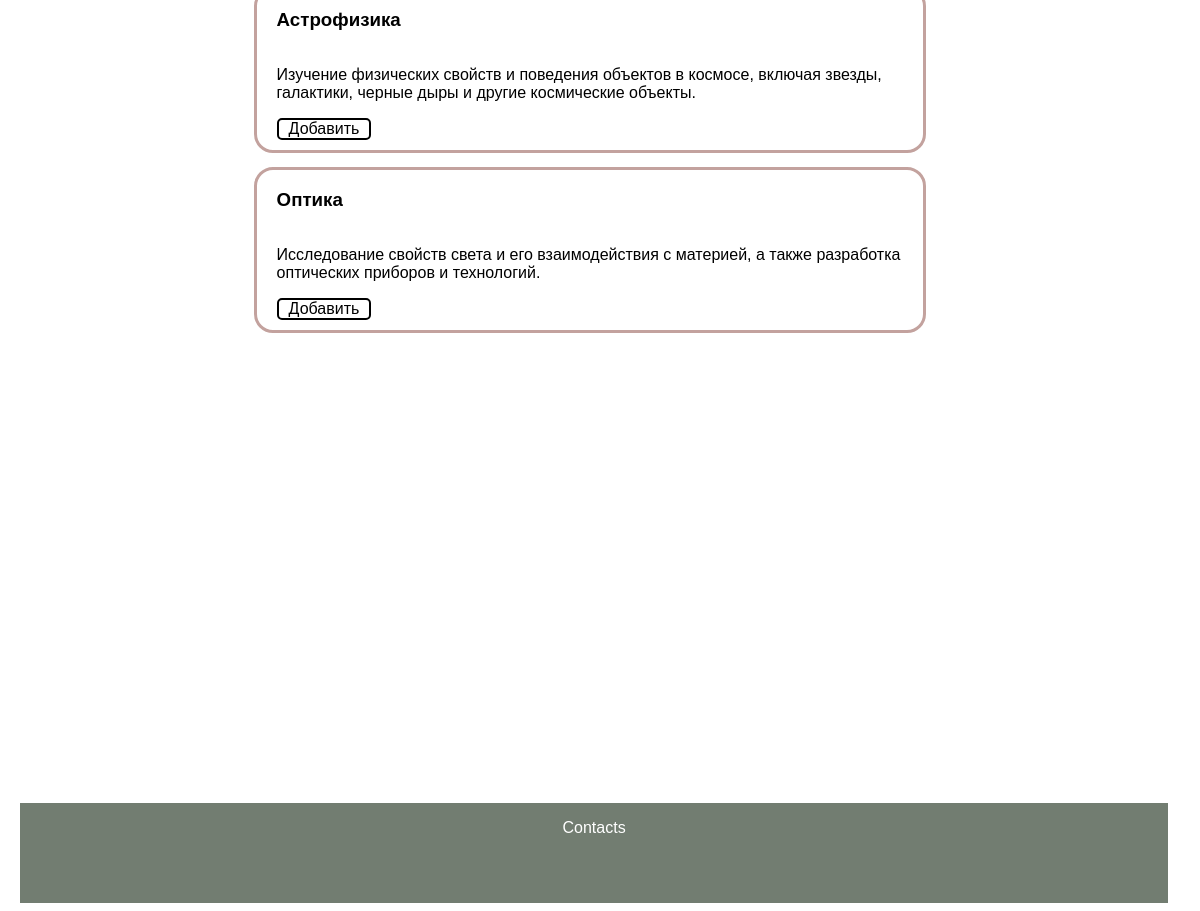
The page /home/all-courses (signed in, lower part) on the database as committed earlier.
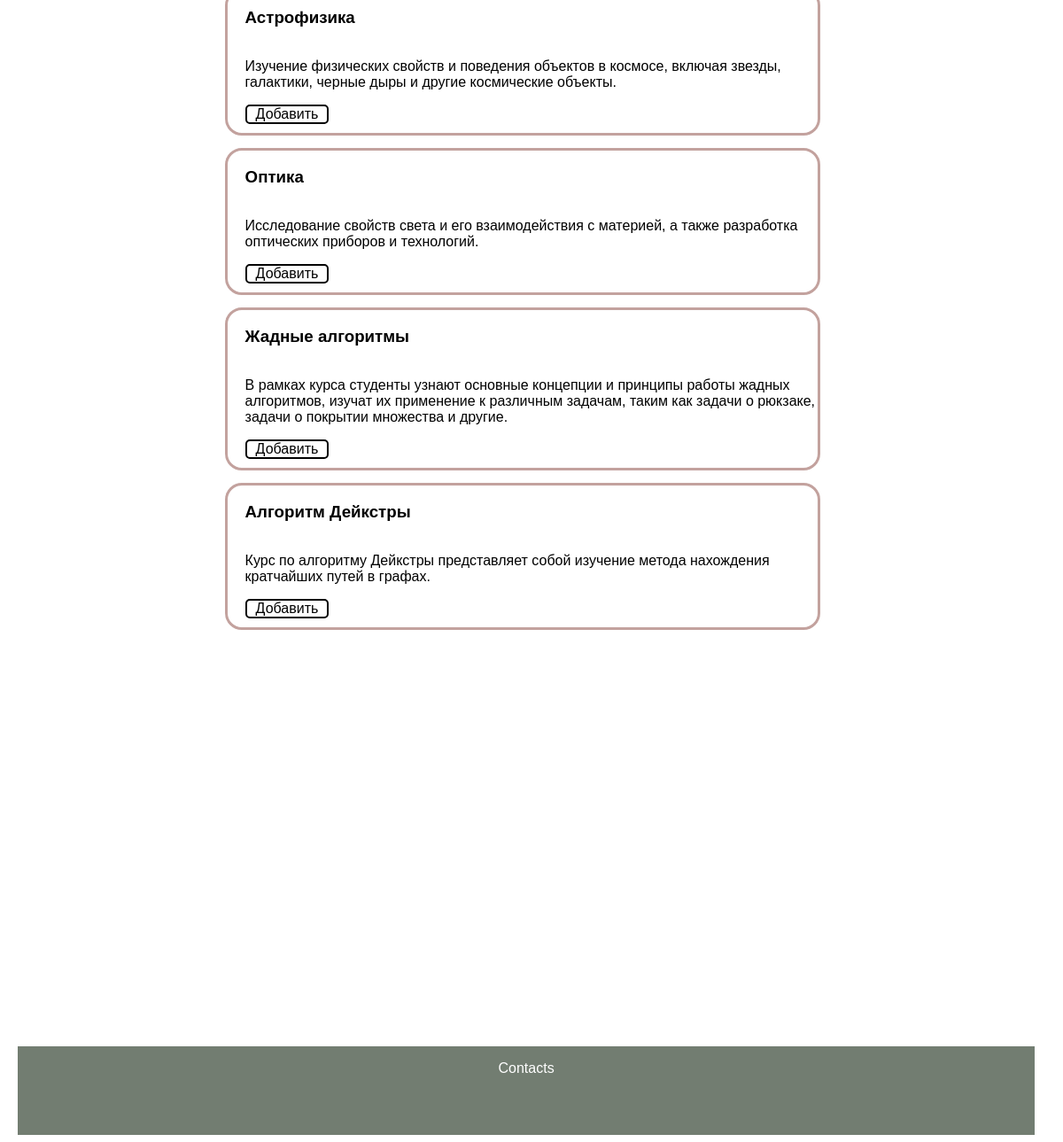
The same page on the database as committed later.
### data/courses.py (models this page shows)
class Course(SqlAlchemyBase):
    __tablename__ = 'courses'
    id = sqlalchemy.Column(sqlalchemy.Integer,
                           primary_key=True, autoincrement=True)
    title = sqlalchemy.Column(sqlalchemy.String, nullable=True)
    description = sqlalchemy.Column(sqlalchemy.String, nullable=True)
    content = sqlalchemy.Column(sqlalchemy.String, nullable=True)
    created_date = sqlalchemy.Column(sqlalchemy.DateTime,
                                     default=datetime.datetime.now)
    user_course = orm.relationship("UserCourse", back_populates='course')

### main.py (the view, shortened to what this page needs)
@app.route('/home/all-courses')
def all_courses():
    form = HomeForm()
    db_sess = db_session.create_session()
    all_courses = db_sess.query(Course).all()
    id_newcourses = ''
    if current_user.is_authenticated:
        id_courses = db_sess.query(UserCourse).filter(UserCourse.user_id == current_user.id).all()
        my_courses = []
        if id_courses != []:
            for el in id_courses:
                courses = db_sess.query(Course).filter(Course.id == el.id_course).first()
                my_courses.append(courses)
            id_newcourses = []
            for el in my_courses:
                id_newcourses.append(el.id)
        else:
            my_courses = '1'
    else:
        my_courses = ''
    return render_template('all_courses.html', course=all_courses, userinf=current_user, len=len(all_courses), checked=id_newcourses, form=form)

### data/db_session.py (called while the page is built)
def create_session() -> Session:
    global __factory
    return __factory()

### main.py (called while the page is built)
@login_manager.user_loader
def load_user(user_id):
    db_sess = db_session.create_session()
    return db_sess.query(User).get(user_id)

### templates/all_courses.html (shortened to what this page needs)
{% extends "base.html" %}
{% block content %}
<div class="all-courses">
{% for el in course %}
    <a href="{{ url_for('course', course_id=el.id) }}">
    <div class="all-onecourse" data-course-id="{{ el.id }}">
<h3><a class="all-onecourse-a">{{ el.title }}</a></h3>
        <p><a class="all-onecourse-a"> {{ el.description }}</a></p>
        {% if userinf != '' %}
                        <div class="course-del-button">
                    {% if checked != '' %}
                        {% if el.id in checked %}
                            <a class="delete-button" href="/delete_my_course/{{ el.id }}/3"></a>
                        {% else %}
                            <a class="add-button" href="/add_my_course/{{ el.id }}/2">Добавить</a>
                        {% endif %}
                    {% else %}
                        <a class="add-button" href="/add_my_course/{{ el.id }}/2">Добавить</a>
                    {% endif %}
                        </div>
                {% endif %}
    </div>
    </a>
{% endfor %}
    </div>
{% endblock %}

### templates/base.html (shortened to what this page needs)
<!DOCTYPE html>
<html lang="en">
<head>
        <link rel="stylesheet" href="../../../static/styles.css">
</head>
<body>
</body>
<main role="main" class="container">
    {% block content %}{% endblock %}
</main>
<footer>
    <div class="footer">
            <p>
                Contacts
            </p>
    </div>
</footer>
</html>

### static/styles.css (style rules this page uses)
a { color: inherit; }
.footer { margin-left: 1%; margin-right: 1%; margin-top: 40%; text-align: center; display: inline-block; background-color: rgb(114,125,113); color: #FFFFFF; font-family: Verdana, Helvetica, Arial, sans-serif; width: 97%; height: 100px; }
.all-courses { margin-left: 21%; margin-right: 21%; display: flex; flex-direction: column; flex-wrap: wrap; flex-start; justify-content: center; }
.all-onecourse { cursor: pointer; transition: background-color 0.3s ease; display: flex; flex-direction: column; flex-wrap: wrap; justify-content: flex-start ; outline: solid rgb(195,162,158); border-radius: 1rem; margin-right: 3%; margin-top: 3%; font-family: Verdana, Helvetica, Arial, sans-serif; }
.all-onecourse h3 { margin-left: 3%; }
.all-onecourse p { margin-left: 3%; }
.all-onecourse-a { text-decoration:none; color: black; }
.add-button { background-color: #ffffff; color: #000000; padding-left: 10px; padding-right: 10px; border: 2px solid #000000; border-radius: 5px; text-decoration: none; display: inline-block; transition: background-color 0.3s, color 0.3s, border-color 0.3s; }
.course-del-button { margin-left: 3%; margin-bottom: 10px; }

Rows that differ between the two databases and show on the page:
added Course: title "Жадные алгоритмы", description "В рамках курса студенты узнают основные концепции и принципы работы жадных алгоритмов, изучат их применение к различным задачам, таким как задачи о рюкзаке, задачи о покрытии множества и другие."
added Course: title "Алгоритм Дейкстры", description "Курс по алгоритму Дейкстры представляет собой изучение метода нахождения кратчайших путей в графах."
